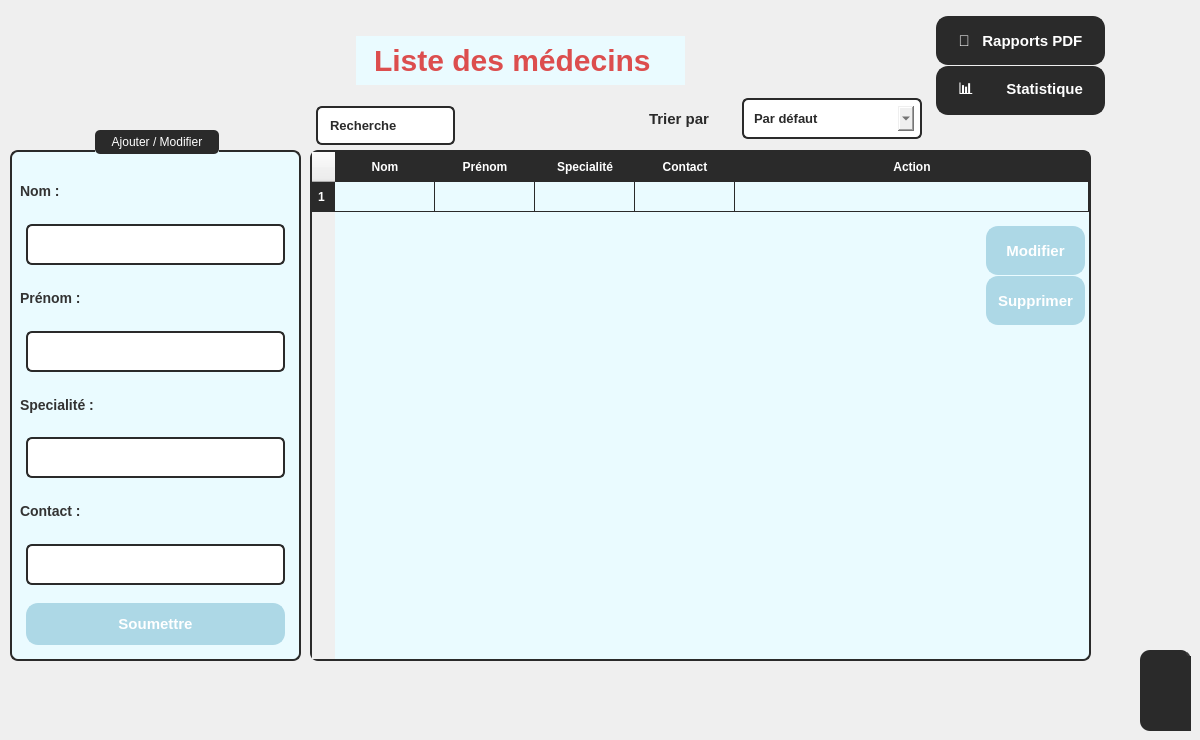
        <widget class="QWidget" name="Labo_18">
         <property name="styleSheet">
          <string notr="true">color : black;</string>
         </property>
         <widget class="QLabel" name="label_291">
          <property name="geometry">
           <rect>
            <x>350</x>
            <y>30</y>
            <width>341</width>
            <height>61</height>
           </rect>
          </property>
          <property name="styleSheet">
           <string notr="true"> color: rgb(220, 78, 78);
    padding: 10px;
    margin: 6px;
    font-size: 30px;
    font-weight: bold;
background-color: rgb(234, 251, 255); 

</string>
          </property>
          <property name="text">
           <string>Liste des médecins</string>
          </property>
         </widget>
         <widget class="QWidget" name="popupWidget_18" native="true">
          <property name="geometry">
           <rect>
            <x>1140</x>
            <y>650</y>
            <width>51</width>
            <height>81</height>
           </rect>
          </property>
          <property name="styleSheet">
           <string notr="true">QWidget {
    background-color: #2a2a2a;
    border-right: 2px solid #3a3a3a;
    border-radius: 10px;
}

QPushButton {
    background-color: #3a3a3a;
    color: #ffffff;
    border: none;
    padding: 10px;
    margin: 5px;
    border-radius: 10px;
}

QPushButton:hover {
    background-color: #4a4a4a;
}

QPushButton:pressed {
    background-color: #666666;
}

QListWidget {
    background-color: #2a2a2a;
    color: #ffffff;
    border: none;
    border-radius: 10px;
}

QListWidget::item {
    padding: 8px;
    border-radius: 10px;
}

QListWidget::item:selected {
    background-color: #4a4a4a;
}

QScrollBar:vertical {
    border: none;
    background: #2a2a2a;
    width: 8px;
    margin: 0px 0px 0px 0px;
    border-radius: 10px;
}

QScrollBar::handle:vertical {
    background: #555555;
    border-radius: 10px;
}

QScrollBar::handle:vertical:hover {
    background: #777777;
}

QScrollBar::add-line:vertical, QScrollBar::sub-line:vertical {
    border: none;
    background: none;
}
</string>
          </property>
          <widget class="QPushButton" name="pushButton_54">
           <property name="geometry">
            <rect>
             <x>30</x>
             <y>70</y>
             <width>111</width>
             <height>51</height>
            </rect>
           </property>
           <property name="styleSheet">
            <string notr="true">QPushButton {
    background-color: #2a2a2a;
    color: #ffffff;
    border: 2px solid #2a2a2a;
    padding: 10px;
    margin: 6px;
    border-radius: 12px;
    font-size: 11px;
    font-weight: bold;
    text-transform: uppercase;
    transition: all 0.3s ease-in-out;
}

QPushButton:hover {
    background-color: #606060;
    border-color: #777777;
}

QPushButton:pressed {
    background-color: #787878;
    border-color: #909090;
}

QPushButton:disabled {
    background-color: #353535;
    color: #ffffff;
    border-color: #444444;
}
</string>
           </property>
           <property name="text">
            <string>testtt</string>
           </property>
          </widget>
          <widget class="QPushButton" name="pushButton_55">
           <property name="geometry">
            <rect>
             <x>20</x>
             <y>0</y>
             <width>131</width>
             <height>61</height>
            </rect>
           </property>
           <property name="styleSheet">
            <string notr="true">QPushButton {
    background-color: #2a2a2a;
    color: #ffffff;
    border: 2px solid #2a2a2a;
    padding: 10px;
    margin: 6px;
    border-radius: 12px;
    font-size: 11px;
    font-weight: bold;
    text-transform: uppercase;
    transition: all 0.3s ease-in-out;
}

QPushButton:hover {
    background-color: #606060;
    border-color: #777777;
}

QPushButton:pressed {
    background-color: #787878;
    border-color: #909090;
}

QPushButton:disabled {
    background-color: #353535;
    color: #ffffff;
    border-color: #444444;
}
</string>
           </property>
           <property name="text">
            <string>testtt</string>
           </property>
          </widget>
          <widget class="QPushButton" name="pushButton_56">
           <property name="geometry">
            <rect>
             <x>20</x>
             <y>30</y>
             <width>131</width>
             <height>61</height>
            </rect>
           </property>
           <property name="styleSheet">
            <string notr="true">QPushButton {
    background-color: #2a2a2a;
    color: #ffffff;
    border: 2px solid #2a2a2a;
    padding: 10px;
    margin: 6px;
    border-radius: 12px;
    font-size: 11px;
    font-weight: bold;
    text-transform: uppercase;
    transition: all 0.3s ease-in-out;
}

QPushButton:hover {
    background-color: #606060;
    border-color: #777777;
}

QPushButton:pressed {
    background-color: #787878;
    border-color: #909090;
}

QPushButton:disabled {
    background-color: #353535;
    color: #ffffff;
    border-color: #444444;
}
</string>
           </property>
           <property name="text">
            <string>testtt</string>
           </property>
          </widget>
         </widget>
         <widget class="QGroupBox" name="groupBox_21">
          <property name="geometry">
           <rect>
            <x>10</x>
            <y>130</y>
            <width>291</width>
            <height>531</height>
           </rect>
          </property>
          <property name="styleSheet">
           <string notr="true">QGroupBox {
    background-color: rgb(234, 251, 255);  /* Light blue background */
    border: 2px solid #2a2a2a ;  /* Dark gray border */
    border-radius: 8px;         /* Rounded corners */
    margin-top: 20px;           /* Space for title */
    padding: 10px;
}
QGroupBox::title {
    subcontrol-origin: margin;
    subcontrol-position: top center;
    padding: 5px 15px;
    background-color: #2a2a2a  ;  /* Dark gray background */
    color: white  ;               /* White text */
    border-radius: 5px;
    font-weight: bold;
}</string>
          </property>
          <property name="title">
           <string>Ajouter / Modifier</string>
          </property>
          <widget class="QWidget" name="layoutWidget_35">
           <property name="geometry">
            <rect>
             <x>10</x>
             <y>40</y>
             <width>271</width>
             <height>481</height>
            </rect>
           </property>
           <layout class="QVBoxLayout" name="verticalLayout_21">
            <item>
             <widget class="QLabel" name="label_292">
              <property name="styleSheet">
               <string notr="true">font-size: 14px;
        font-weight: bold;
        color: #333; /* Dark gray text */
        background: transparent;</string>
              </property>
              <property name="text">
               <string>Nom :</string>
              </property>
             </widget>
            </item>
            <item>
             <widget class="QLineEdit" name="lineEdit_106">
              <property name="styleSheet">
               <string notr="true">border: 2px solid #2a2a2a ; /* Blue border */
        border-radius: 6px;
        padding: 5px 8px;
         color: #2a2a2a;
    padding: 10px;
    margin: 6px;
    font-size: 13px;
    font-weight: bold;
        selection-background-color: #cce5ff; /* Light blue selection */

</string>
              </property>
             </widget>
            </item>
            <item>
             <widget class="QLabel" name="label_293">
              <property name="styleSheet">
               <string notr="true">font-size: 14px;
        font-weight: bold;
        color: #333; /* Dark gray text */
        background: transparent;</string>
              </property>
              <property name="text">
               <string>Prénom :</string>
              </property>
             </widget>
            </item>
            <item>
             <widget class="QLineEdit" name="lineEdit_107">
              <property name="styleSheet">
               <string notr="true">border: 2px solid #2a2a2a ; /* Blue border */
        border-radius: 6px;
        padding: 5px 8px;
         color: #2a2a2a;
    padding: 10px;
    margin: 6px;
    font-size: 13px;
    font-weight: bold;
        selection-background-color: #cce5ff; /* Light blue selection */

</string>
              </property>
             </widget>
            </item>
            <item>
             <widget class="QLabel" name="label_294">
              <property name="styleSheet">
               <string notr="true">font-size: 14px;
        font-weight: bold;
        color: #333; /* Dark gray text */
        background: transparent;</string>
              </property>
              <property name="text">
               <string>Specialité :</string>
              </property>
             </widget>
            </item>
            <item>
             <widget class="QLineEdit" name="lineEdit_108">
              <property name="styleSheet">
               <string notr="true">border: 2px solid #2a2a2a ; /* Blue border */
        border-radius: 6px;
        padding: 5px 8px;
         color: #2a2a2a;
    padding: 10px;
    margin: 6px;
    font-size: 13px;
    font-weight: bold;
        selection-background-color: #cce5ff; /* Light blue selection */

</string>
              </property>
             </widget>
            </item>
            <item>
             <widget class="QLabel" name="label_295">
              <property name="styleSheet">
               <string notr="true">font-size: 14px;
        font-weight: bold;
        color: #333; /* Dark gray text */
        background: transparent;</string>
              </property>
              <property name="text">
               <string>Contact :</string>
              </property>
             </widget>
            </item>
            <item>
             <widget class="QLineEdit" name="lineEdit_109">
              <property name="styleSheet">
               <string notr="true">border: 2px solid #2a2a2a ; /* Blue border */
        border-radius: 6px;
        padding: 5px 8px;
         color: #2a2a2a;
    padding: 10px;
    margin: 6px;
    font-size: 13px;
    font-weight: bold;
        selection-background-color: #cce5ff; /* Light blue selection */

</string>
              </property>
             </widget>
            </item>
            <item>
             <widget class="QPushButton" name="pushButton_173">
              <property name="styleSheet">
               <string notr="true">QPushButton {
    background-color: rgb(173, 216, 230);
    color: #ffffff;
    border: 2px solid rgb(173, 216, 230);
    padding: 10px;
    margin: 6px;
    border-radius: 12px;
    font-size: 15px;
    font-weight: bold;
    transition: all 0.3s ease-in-out;
}

QPushButton:hover {
    background-color: #606060;
    border-color: #777777;
}

QPushButton:pressed {
    background-color: #787878;
    border-color: #909090;
}

QPushButton:disabled {
    background-color: #353535;
    color: #ffffff;
    border-color: #444444;
}
</string>
              </property>
              <property name="text">
               <string>Soumettre</string>
              </property>
             </widget>
            </item>
           </layout>
          </widget>
         </widget>
         <widget class="QTableWidget" name="tableau2_7">
          <property name="geometry">
           <rect>
            <x>310</x>
            <y>150</y>
            <width>781</width>
            <height>511</height>
           </rect>
          </property>
          <property name="minimumSize">
           <size>
            <width>781</width>
            <height>0</height>
           </size>
          </property>
          <property name="maximumSize">
           <size>
            <width>781</width>
            <height>511</height>
           </size>
          </property>
          <property name="layoutDirection">
           <enum>Qt::LayoutDirection::LeftToRight</enum>
          </property>
          <property name="autoFillBackground">
           <bool>false</bool>
          </property>
          <property name="styleSheet">
           <string notr="true">QTableWidget {
    background-color: rgb(234, 251, 255);
    border: 2px solid #2a2a2a;
    border-radius: 8px;
    gridline-color: #2a2a2a;
    selection-background-color: #2a2a2a;
    selection-color: white;
}

QHeaderView::section {
    background-color: #2a2a2a;
    color: white;
    padding: 5px;
    border: 1px solid #2a2a2a;
    font-weight: bold;
}

QTableWidget QTableCornerButton::section {
    background-color: #2a2a2a;
    border: 1px solid #2a2a2a;
}

QTableWidget::item {
    padding: 5px;
}

QTableWidget::item:selected {
    background-color: #2a2a2a;
    color: white;
}

QTableWidget::item:hover {
    background-color: rgb(200, 240, 250);
}
</string>
          </property>
          <property name="lineWidth">
           <number>144</number>
          </property>
          <property name="sizeAdjustPolicy">
           <enum>QAbstractScrollArea::SizeAdjustPolicy::AdjustToContents</enum>
          </property>
          <attribute name="horizontalHeaderStretchLastSection">
           <bool>true</bool>
          </attribute>
          <row/>
          <column>
           <property name="text">
            <string>Nom</string>
           </property>
          </column>
          <column>
           <property name="text">
            <string>Prénom</string>
           </property>
          </column>
          <column>
           <property name="text">
            <string>Specialité</string>
           </property>
          </column>
          <column>
           <property name="text">
            <string>Contact</string>
           </property>
          </column>
          <column>
           <property name="text">
            <string>Action</string>
           </property>
          </column>
         </widget>
         <widget class="QLineEdit" name="lineEdit_110">
          <property name="geometry">
           <rect>
            <x>310</x>
            <y>100</y>
            <width>151</width>
            <height>51</height>
           </rect>
          </property>
          <property name="styleSheet">
           <string notr="true">border: 2px solid #2a2a2a ; /* Blue border */
        border-radius: 6px;
        padding: 5px 8px;
 color: #2a2a2a  ;
    padding: 10px;
    margin: 6px;
    font-size: 13px;
    font-weight: bold;
        selection-background-color: #cce5ff; /* Light blue selection */

text : search
</string>
          </property>
          <property name="text">
           <string>Recherche</string>
          </property>
         </widget>
         <widget class="QPushButton" name="pushButton_174">
          <property name="geometry">
           <rect>
            <x>980</x>
            <y>220</y>
            <width>111</width>
            <height>61</height>
           </rect>
          </property>
          <property name="styleSheet">
           <string notr="true">QPushButton {
    background-color: rgb(173, 216, 230);
    color: #ffffff;
    border: 2px solid rgb(173, 216, 230);
    padding: 10px;
    margin: 6px;
    border-radius: 12px;
    font-size: 15px;
    font-weight: bold;
    transition: all 0.3s ease-in-out;
}

QPushButton:hover {
    background-color: #606060;
    border-color: #777777;
}

QPushButton:pressed {
    background-color: #787878;
    border-color: #909090;
}

QPushButton:disabled {
    background-color: #353535;
    color: #ffffff;
    border-color: #444444;
}
</string>
          </property>
          <property name="text">
           <string>Modifier</string>
          </property>
         </widget>
         <widget class="QPushButton" name="pushButton_175">
          <property name="geometry">
           <rect>
            <x>980</x>
            <y>270</y>
            <width>111</width>
            <height>61</height>
           </rect>
          </property>
          <property name="styleSheet">
           <string notr="true">QPushButton {
    background-color: rgb(173, 216, 230);
    color: #ffffff;
    border: 2px solid rgb(173, 216, 230);
    padding: 10px;
    margin: 6px;
    border-radius: 12px;
    font-size: 15px;
    font-weight: bold;
    transition: all 0.3s ease-in-out;
}

QPushButton:hover {
    background-color: #606060;
    border-color: #777777;
}

QPushButton:pressed {
    background-color: #787878;
    border-color: #909090;
}

QPushButton:disabled {
    background-color: #353535;
    color: #ffffff;
    border-color: #444444;
}
</string>
          </property>
          <property name="text">
           <string>Supprimer</string>
          </property>
         </widget>
         <widget class="QPushButton" name="btnmedecin3_7">
          <property name="geometry">
           <rect>
            <x>930</x>
            <y>10</y>
            <width>181</width>
            <height>61</height>
           </rect>
          </property>
          <property name="styleSheet">
           <string notr="true">QPushButton {
    background-color: #2a2a2a   ;
    color: #ffffff;
    border: 2px solid #2a2a2a   ;
    padding: 10px;
    margin: 6px;
    border-radius: 12px;
    font-size: 15px;
    font-weight: bold;
    transition: all 0.3s ease-in-out;
}

QPushButton:hover {
    background-color: #606060;
    border-color: #777777;
}

QPushButton:pressed {
    background-color: #787878;
    border-color: #909090;
}

QPushButton:disabled {
    background-color: #353535;
    color: #ffffff;
    border-color: #444444;
}
</string>
          </property>
          <property name="text">
           <string>📑   Rapports PDF</string>
          </property>
          <property name="icon">
           <iconset>
            <normaloff>:/new/prefix1/icons/microscope_4131002.png</normaloff>:/new/prefix1/icons/microscope_4131002.png</iconset>
          </property>
          <property name="checkable">
           <bool>true</bool>
          </property>
          <property name="autoExclusive">
           <bool>true</bool>
          </property>
         </widget>
         <widget class="QPushButton" name="btnmedecin2_7">
          <property name="geometry">
           <rect>
            <x>930</x>
            <y>60</y>
            <width>181</width>
            <height>61</height>
           </rect>
          </property>
          <property name="styleSheet">
           <string notr="true">QPushButton {
    background-color: #2a2a2a   ;
    color: #ffffff;
    border: 2px solid #2a2a2a   ;
    padding: 10px;
    margin: 6px;
    border-radius: 12px;
    font-size: 15px;
    font-weight: bold;
    transition: all 0.3s ease-in-out;
}

QPushButton:hover {
    background-color: #606060;
    border-color: #777777;
}

QPushButton:pressed {
    background-color: #787878;
    border-color: #909090;
}

QPushButton:disabled {
    background-color: #353535;
    color: #ffffff;
    border-color: #444444;
}
</string>
          </property>
          <property name="text">
           <string>📊        Statistique</string>
          </property>
          <property name="icon">
           <iconset>
            <normaloff>:/new/prefix1/icons/microscope_4131002.png</normaloff>:/new/prefix1/icons/microscope_4131002.png</iconset>
          </property>
          <property name="checkable">
           <bool>true</bool>
          </property>
          <property name="autoExclusive">
           <bool>true</bool>
          </property>
         </widget>
         <widget class="QWidget" name="layoutWidget_36">
          <property name="geometry">
           <rect>
            <x>537</x>
            <y>90</y>
            <width>391</width>
            <height>57</height>
           </rect>
          </property>
          <layout class="QHBoxLayout" name="horizontalLayout_18">
           <property name="spacing">
            <number>7</number>
           </property>
           <item alignment="Qt::AlignmentFlag::AlignRight">
            <widget class="QLabel" name="label_296">
             <property name="styleSheet">
              <string notr="true"> color: #2a2a2a  ;
    padding: 10px;
    margin: 6px;
    font-size: 15px;
    font-weight: bold;
 </string>
             </property>
             <property name="text">
              <string>Trier par</string>
             </property>
            </widget>
           </item>
           <item>
            <widget class="QComboBox" name="comboBox_33">
             <property name="styleSheet">
              <string notr="true">border: 2px solid #2a2a2a ; /* Blue border */
        border-radius: 6px;
        padding: 5px 8px;
 color: #2a2a2a  ;
    padding: 10px;
    margin: 6px;
    font-size: 13px;
    font-weight: bold;
        selection-background-color: #cce5ff; /* Light blue selection */

text : search
</string>
             </property>
             <item>
              <property name="text">
               <string>Par défaut</string>
              </property>
             </item>
             <item>
              <property name="text">
               <string>Id</string>
              </property>
             </item>
             <item>
              <property name="text">
               <string>Nom</string>
              </property>
             </item>
             <item>
              <property name="text">
               <string>Prénom</string>
              </property>
             </item>
            </widget>
           </item>
          </layout>
         </widget>
        </widget>
